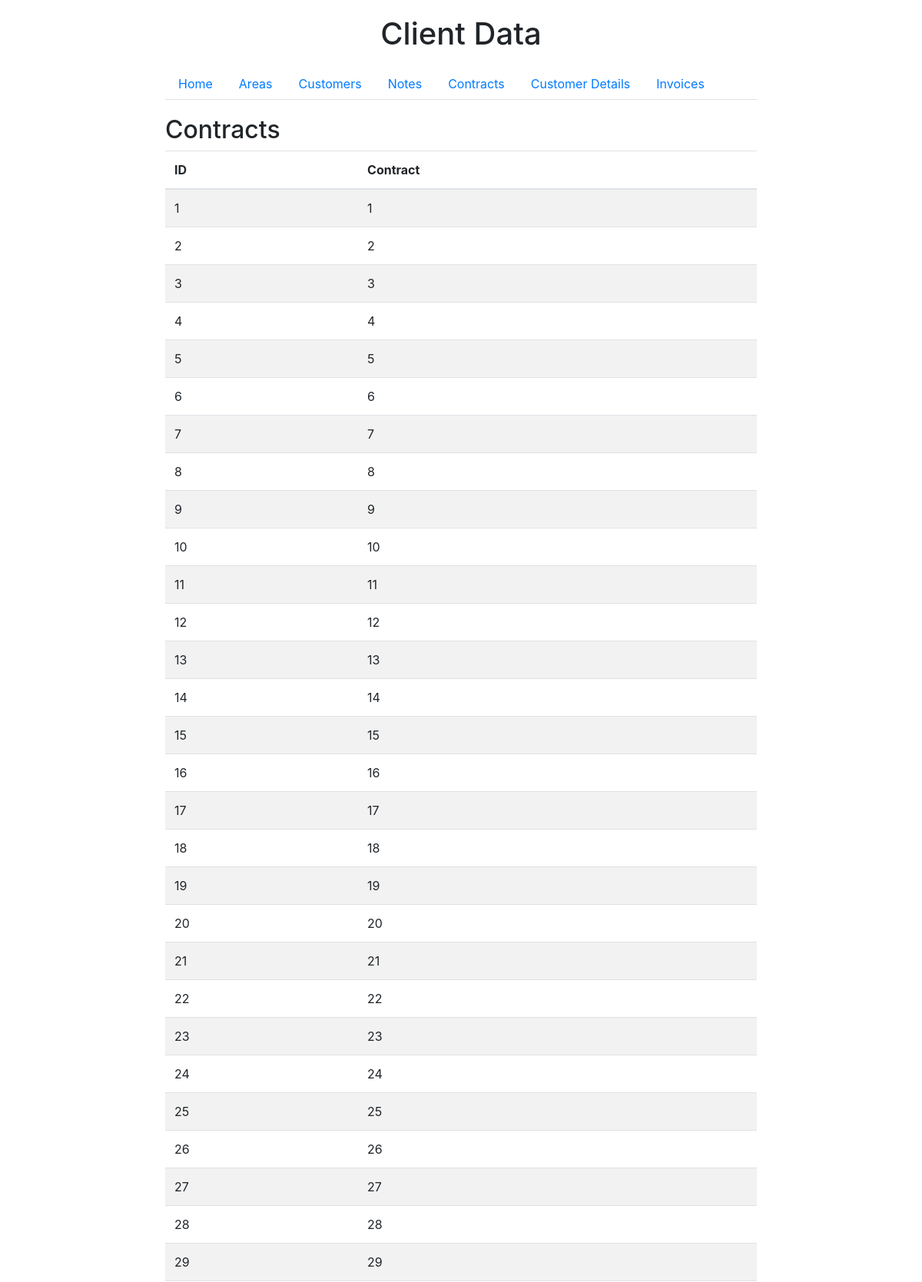
The app's page /contracts (upper part) with its own data.
### tables this page shows
CREATE TABLE contracts (
            contract_id INTEGER PRIMARY KEY AUTOINCREMENT,
            customer_id INTEGER,
            contract_details TEXT,
            FOREIGN KEY (customer_id) REFERENCES customers(customer_id)
        );

### app.py (the view)
@app.route('/contracts')
def contracts():
    contracts_data = get_data('contracts')
    return render_template('contracts.html', contracts=contracts_data)

### app.py (called while the page is built)
def get_data(table_name):
    conn = sqlite3.connect('clients.db')
    cursor = conn.cursor()
    cursor.execute(f'SELECT * FROM {table_name}')
    data = cursor.fetchall()
    conn.close()
    return data

### templates/contracts.html
{% extends 'index.html' %}
{% block content %}
    <h2>Contracts</h2>
    <table class="table table-striped">
        <thead>
            <tr>
                <th>ID</th>
                <th>Contract</th>
            </tr>
        </thead>
        <tbody>
            {% for contract in contracts %}
            <tr>
                <td>{{ contract[0] }}</td>
                <td>{{ contract[1] }}</td>
            </tr>
            {% endfor %}
        </tbody>
    </table>
{% endblock %}

### templates/index.html (style rules this page uses)
body { padding: 20px; }

### records on screen
contracts: contract_id "1", customer "1"
contracts: contract_id "2", customer "2"
contracts: contract_id "3", customer "3"
contracts: contract_id "4", customer "4"
contracts: contract_id "5", customer "5"
contracts: contract_id "6", customer "6"
contracts: contract_id "7", customer "7"
contracts: contract_id "8", customer "8"
contracts: contract_id "9", customer "9"
contracts: contract_id "10", customer "10"
contracts: contract_id "11", customer "11"
contracts: contract_id "12", customer "12"
contracts: contract_id "13", customer "13"
contracts: contract_id "14", customer "14"
contracts: contract_id "15", customer "15"
contracts: contract_id "16", customer "16"
contracts: contract_id "17", customer "17"
contracts: contract_id "18", customer "18"
contracts: contract_id "19", customer "19"
contracts: contract_id "20", customer "20"
contracts: contract_id "21", customer "21"
contracts: contract_id "22", customer "22"
contracts: contract_id "23", customer "23"
contracts: contract_id "24", customer "24"
contracts: contract_id "25", customer "25"
contracts: contract_id "26", customer "26"
contracts: contract_id "27", customer "27"
contracts: contract_id "28", customer "28"
contracts: contract_id "29", customer "29"
